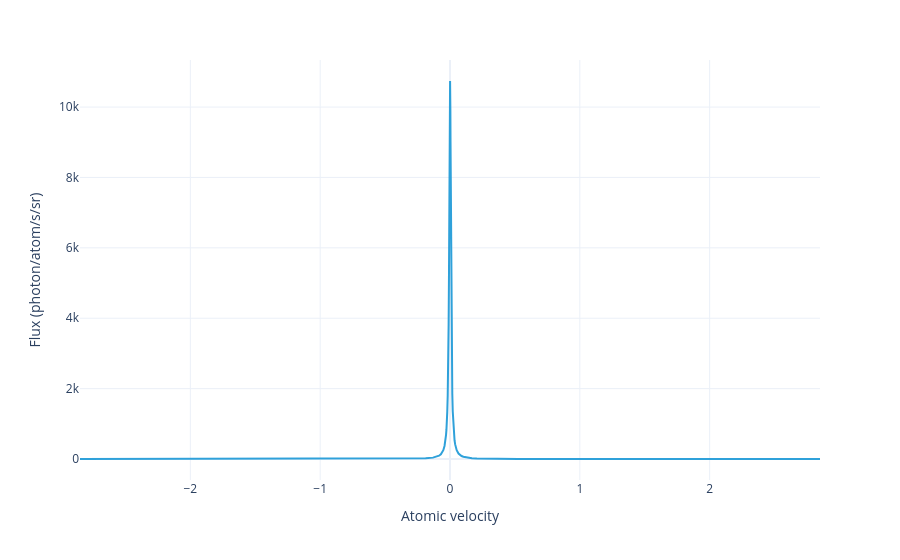

The notebook cell saved with this chart:
### Code cell
model, sol = lgs.adaptive_stationary_model(
    dict(
        DetuningHz1=1.2e7/4e3, 
    ),
    rtol=.01,
    # preconditioner_block_size=lgs.rhs(VelocityGroups(1)).array.size,
)
model.flux_distribution(sol).visualize()
